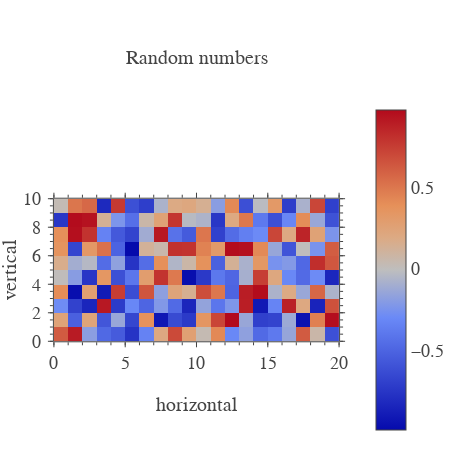

Here is the notebook cell this chart was saved with:
### Code cell
plt.show(heatmap2)

### Figure 1 — Plotly figure (JSON) as saved in the notebook; plotly's stock layout.template omitted (floating-point values rounded to 4 significant figures; data arrays with more than 128 entries replaced by an {"elided": "..."} marker saying what was removed)
{"data": [{"transpose": true, "type": "heatmap", "uid": "6b684e58-c1b2-408e-9f83-9d51c804673d", "x": [0, 1, 2, 3, 4, 5, 6, 7, 8, 9, 10, 11, 12, 13, 14, 15, 16, 17, 18, 19, 20], "y": [0, 1, 2, 3, 4, 5, 6, 7, 8, 9, 10], "z": {"elided": "20x10 float values"}}, {"type": "heatmap", "uid": "1384c92a-58b2-45e7-870f-ca5d837c6ab0", "visible": false, "xaxis": "x101", "yaxis": "y101"}, {"type": "heatmap", "uid": "902372a9-63b2-4207-9628-17066a96f294", "visible": false, "xaxis": "x201", "yaxis": "y201"}], "layout": {"annotations": [{"font": {"family": "Arial", "size": 20}, "name": "title", "showarrow": false, "text": "Random numbers", "x": 0.5, "xanchor": "center", "xref": "paper", "y": 1, "yanchor": "bottom", "yref": "paper", "yshift": 30}], "font": {"family": "Arial", "size": 18}, "height": 450, "margin": {"b": 0, "l": 0, "r": 10}, "titlefont": {"family": "Arial", "size": 20}, "width": 450, "xaxis": {"anchor": "y", "automargin": true, "constrain": "domain", "dtick": 5, "hoverformat": ".f", "range": [0, 20], "showgrid": false, "showline": false, "showticklabels": true, "ticklen": 5, "ticks": "outside", "title": "horizontal", "titlefont": {"family": "Arial", "size": 20}, "zeroline": false}, "xaxis101": {"anchor": "y", "automargin": true, "constrain": "domain", "dtick": 5, "overlaying": "x", "range": [0, 20], "scaleanchor": "x", "showgrid": false, "showline": false, "showticklabels": false, "side": "top", "ticklen": 5, "ticks": "outside", "zeroline": false}, "xaxis201": {"anchor": "y", "automargin": true, "constrain": "domain", "dtick": 1, "mirror": "ticks", "overlaying": "x", "range": [0, 20], "scaleanchor": "x", "showgrid": false, "showline": true, "showticklabels": false, "ticklen": 3, "ticks": "outside", "zeroline": false}, "yaxis": {"anchor": "x", "automargin": true, "constrain": "domain", "dtick": 2, "hoverformat": ".f", "range": [0, 10], "scaleanchor": "x", "showgrid": false, "showline": false, "showticklabels": true, "ticklen": 5, "tickprefix": " ", "ticks": "outside", "ticksuffix": " ", "title": "vertical", "titlefont": {"family": "Arial", "size": 20}, "zeroline": false}, "yaxis101": {"anchor": "x", "automargin": true, "constrain": "domain", "dtick": 2, "overlaying": "y", "range": [0, 10], "scaleanchor": "y", "showgrid": false, "showline": false, "showticklabels": false, "side": "right", "ticklen": 5, "ticks": "outside", "zeroline": false}, "yaxis201": {"anchor": "x", "automargin": true, "constrain": "domain", "dtick": 0.5, "mirror": "ticks", "overlaying": "y", "range": [0, 10], "scaleanchor": "y", "showgrid": false, "showline": true, "showticklabels": false, "ticklen": 3, "ticks": "outside", "zeroline": false}}}
